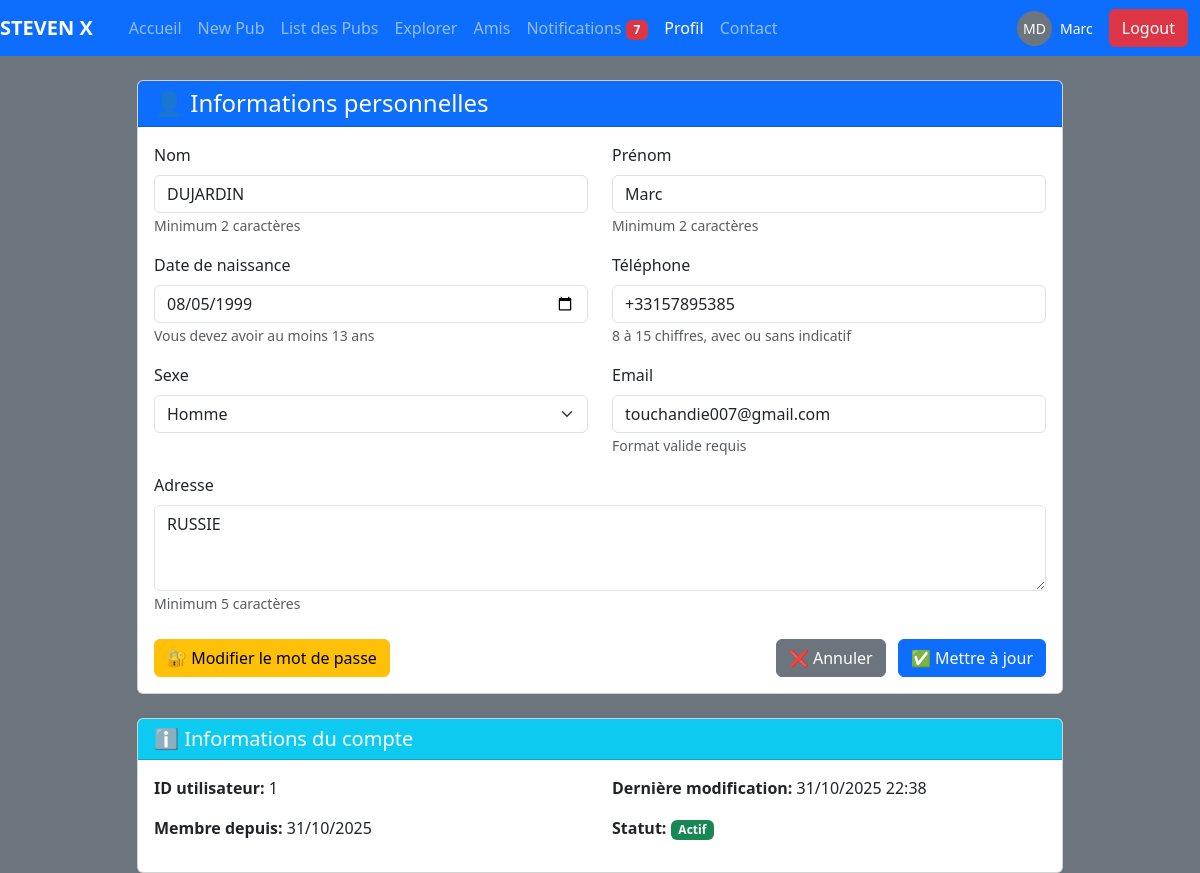
Screenshot of /profil.php (signed in) with the database file from the repository.
### tables this page shows
CREATE TABLE `user` (
  `id` int(11) NOT NULL,
  `nom` varchar(10) NOT NULL,
  `prenom` varchar(20) NOT NULL,
  `date_naissance` date NOT NULL,
  `telephone` varchar(20) NOT NULL,
  `sexe` varchar(50) NOT NULL,
  `adresse` varchar(255) NOT NULL,
  `mail` varchar(255) NOT NULL,
  `photo_profil` varchar(255) NOT NULL,
  `mdp` varchar(255) NOT NULL
);

### profil.php (the view, shortened to what this page needs)
<?php
include('bdd.php');
$current_user = null;
if (isset($_SESSION['user_id'])) {
    $stmt = $pdo->prepare("SELECT * FROM user WHERE id = ?");
    $stmt->execute([$_SESSION['user_id']]);
    $current_user = $stmt->fetch(PDO::FETCH_ASSOC);
}
$stmt = $pdo->prepare("SELECT * FROM user WHERE id = ?");
$stmt->execute([$_SESSION['user_id']]);
$user = $stmt->fetch(PDO::FETCH_ASSOC);
?>
<!DOCTYPE html>
<html lang="fr">
<head>
    <link href="https://cdn.jsdelivr.net/npm/bootstrap@5.3.7/dist/css/bootstrap.min.css" rel="stylesheet">
</head>
<body class="color bg-secondary">
    <nav class=" navbar navbar-expand-lg navbar-dark bg-primary">
        <b><a class="navbar-brand" href="dash.php">STEVEN X</a></b>
        <div class="container">
            <div class="collapse navbar-collapse" id="navbarNav">
                <ul class="navbar-nav me-auto">
                    <li class="nav-item">
                        <a class="nav-link" href="dash.php">Accueil</a>
                    </li>
                    <li class="nav-item">
                        <a class="nav-link" href="new_pub.php">New Pub</a>
                    </li>
                    <li class="nav-item">
                        <a class="nav-link" href="list_pubs.php">List des Pubs</a>
                    </li>
                    <li class="nav-item">
                        <a class="nav-link" href="explorer.php">Explorer</a>
                    </li>
                    <li class="nav-item">
                        <a class="nav-link" href="amis.php">Amis</a>
                    </li>
                    <li class="nav-item">
                        <?php include '_navbar_notifications.php'; ?>
                    </li>
                    <li class="nav-item">
                        <a class="nav-link active" href="profil.php">Profil</a>
                    </li>
                    <li class="nav-item">
                        <a class="nav-link" href="contact.php">Contact</a>
                    </li>
                </ul>
                <div class="d-flex align-items-center me-3">
                    <?php if ($current_user && $current_user['photo_profil'] && file_exists($current_user['photo_profil'])): ?>
                    <img src="<?php echo htmlspecialchars($current_user['photo_profil']); ?>" alt="Photo de profil"
                        class="rounded-circle me-2" style="width: 35px; height: 35px; object-fit: cover;">
                    <?php else: ?>
                    <div class="bg-secondary text-white rounded-circle d-flex align-items-center justify-content-center me-2"
                        style="width: 35px; height: 35px; font-size: 14px;">
                        <?php echo strtoupper(substr($_SESSION['user_prenom'], 0, 1) . substr($_SESSION['user_nom'], 0, 1)); ?>
                    </div>
                    <?php endif; ?>
                    <span class="text-white small"><?php echo htmlspecialchars($_SESSION['user_prenom']); ?></span>
                </div>
                <button type="button" class="btn btn-danger" data-bs-toggle="modal"
                    data-bs-target="#confirmLogoutModal">Logout</button>
            </div>
        </div>
    </nav>
    <div class="container mt-4">
        <div class="row justify-content-center">
            <div class="col-md-10">
                <?php if ($user): ?>
                <div class="card">
                    <div class="card-header bg-primary text-white">
                        <h4 class="mb-0">👤 Informations personnelles</h4>
                    </div>
                    <div class="card-body">
                        <form method="POST">
                            <div class="row">
                                <div class="col-md-6 mb-3">
                                    <label for="nom" class="form-label">Nom</label>
                                    <input type="text" class="form-control" id="nom" name="nom"
                                        value="<?php echo htmlspecialchars($user['nom']); ?>" required minlength="2"
                                        maxlength="50">
                                    <small class="text-muted">Minimum 2 caractères</small>
                                </div>
                                <div class="col-md-6 mb-3">
                                    <label for="prenom" class="form-label">Prénom</label>
                                    <input type="text" class="form-control" id="prenom" name="prenom"
                                        value="<?php echo htmlspecialchars($user['prenom']); ?>" required minlength="2"
                                        maxlength="50">
                                    <small class="text-muted">Minimum 2 caractères</small>
                                </div>
                            </div>
                            <div class="row">
                                <div class="col-md-6 mb-3">
                                    <label for="date_naissance" class="form-label">Date de naissance</label>
                                    <input type="date" class="form-control" id="date_naissance" name="date_naissance"
                                        value="<?php echo $user['date_naissance']; ?>" required>
                                    <small class="text-muted">Vous devez avoir au moins 13 ans</small>
                                </div>
                                <div class="col-md-6 mb-3">
                                    <label for="telephone" class="form-label">Téléphone</label>
                                    <input type="tel" class="form-control" id="telephone" name="telephone"
                                        value="<?php echo htmlspecialchars($user['telephone']); ?>" required
                                        pattern="^\+?[1-9]\d{7,14}$">
                                    <small class="text-muted">8 à 15 chiffres, avec ou sans indicatif</small>
                                </div>
                            </div>
                            <div class="row">
                                <div class="col-md-6 mb-3">
                                    <label for="sexe" class="form-label">Sexe</label>
                                    <select class="form-select" id="sexe" name="sexe" required>
                                        <option value="Homme"
                                            <?php echo ($user['sexe'] == 'Homme') ? 'selected' : ''; ?>>Homme</option>
                                    </select>
                                </div>
                                <div class="col-md-6 mb-3">
                                    <label for="mail" class="form-label">Email</label>
                                    <input type="email" class="form-control" id="mail" name="mail"
                                        value="<?php echo htmlspecialchars($user['mail']); ?>" required>
                                    <small class="text-muted">Format valide requis</small>
                                </div>
                            </div>
                            <div class="mb-4">
                                <label for="adresse" class="form-label">Adresse</label>
                                <textarea class="form-control" id="adresse" name="adresse" rows="3" required
                                    minlength="5"
                                    maxlength="200"><?php echo htmlspecialchars($user['adresse']); ?></textarea>
                                <small class="text-muted">Minimum 5 caractères</small>
                            </div>
                            <div class="d-grid gap-2 d-md-flex justify-content-md-between">
                                <a href="edit_password.php" class="btn btn-warning">
                                    🔐 Modifier le mot de passe
                                </a>
                                <div>
                                    <a href="dash.php" class="btn btn-secondary me-2">❌ Annuler</a>
                                    <button type="S'inscrire" name="modifier_profil" class="btn btn-primary">
                                        ✅ Mettre à jour
                                    </button>
                                </div>
                            </div>
                        </form>
                    </div>
                </div>
                <div class="card mt-4">
                    <div class="card-header bg-info text-white">
                        <h5 class="mb-0">ℹ️ Informations du compte</h5>
                    </div>
                    <div class="card-body">
                        <div class="row">
                            <div class="col-md-6">
                                <p><strong>ID utilisateur:</strong> <?php echo $user['id']; ?></p>
                                <p><strong>Membre depuis:</strong>
                                    <?php echo date('d/m/Y', strtotime($user['date_creation'] ?? 'now')); ?>
                                </p>
                            </div>
                            <div class="col-md-6">
                                <p><strong>Dernière modification:</strong>
                                    <?php echo date('d/m/Y H:i', strtotime($user['date_modification'] ?? 'now')); ?>
                                </p>
                                <p><strong>Statut:</strong> <span class="badge bg-success">Actif</span></p>
                            </div>
                        </div>
                    </div>
                </div>
                <?php endif; ?>
            </div>
        </div>
    </div>
</body>
</html>

### rows the page displays
user: nom "DUJARDIN", prenom "Marc", date_naissance "08/05/1999", telephone "+33157895385", sexe "Homme", mail "touchandie007@gmail.com", adresse "RUSSIE", id "1"

### other values shown
$nb_non_lues_nav "7"
$_SESSION['user_prenom'] "Marc"
date('d/m/Y', strtotime($user['date_creation'] ?? 'now')) "31/10/2025"
date('d/m/Y H:i', strtotime($user['date_modification'] ?? 'now')) "31/10/2025 22:38"
